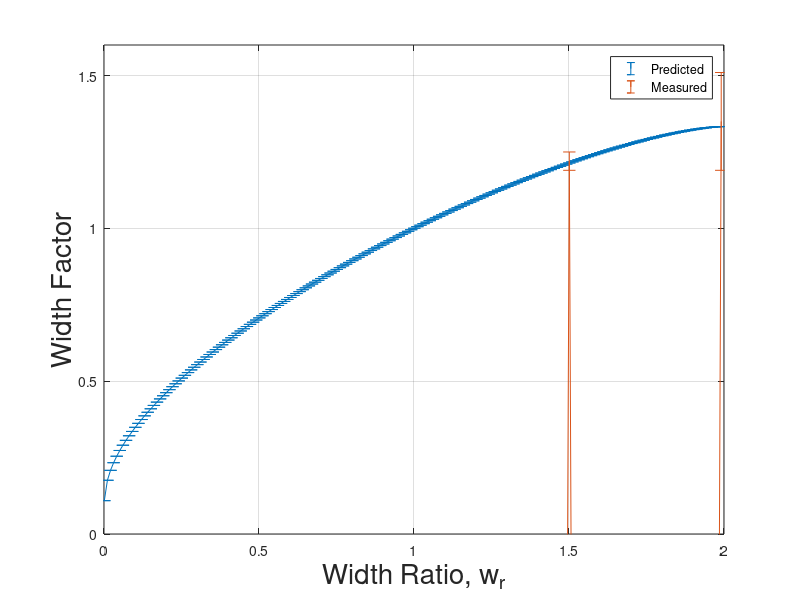

Source code (MATLAB):
clear
close all

load width;

%experimental data:
W=W';
wr=wr';
wr_temp = [1.5;2];
W_temp = [1.22;1.35];
std_temp = [0.03;0.16];
W_exp = -ones(size(W));
W_exp(151)=W_temp(1);
W_exp(length(W))=W_temp(2);
std = zeros(size(W));
std(151) = std_temp(1);
std(length(W)) = std_temp(2);
figure(1);
set(axes,'Fontsize',14);
errorbar([wr wr], [W W_exp],[zeros(size(W)) std]);
grid on
ylabel('Width Factor','Fontsize',20);
xlabel('Width Ratio, w_r','Fontsize',20);
legend('Predicted','Measured');
%print(1, '-djpeg', 'width01.jpg');
axis([0 2 0 1.6]);